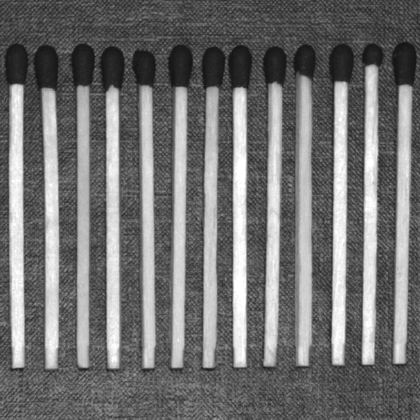
%> input picture 6º periodo/PDI/Lista6/matches.png, 420 x 420 px, shrunk from 600 x 600 before the run
$ octave --eval "result = Q2(imread('matches.png'));"   (GNU Octave 9; MATLAB toolbox functions it lacks are replaced by stand-ins)
%> lines starting %> are read from the running program, lines starting %| are printed output that depends on the picture; in (x1, y1, x2, y2) boxes, pixels count from 0 and x2, y2 are one past the last pixel; in counts of white or black regions, pixels touching at a corner belong together; the program's own positions count from 1
function T = Q2(i)
  id = im2double(i);
  [lin, col, ~] = size(i);
%> lin = 420; col = 420
  T = 0;
  for i = 1: lin
    for j =1: col
      T = T + id(i,j);
    endfor
  endfor
%> after the loop, T = 78016.3
  T = T/(lin * col);
%> T = 0.442

  contG1 = 0;
  contG2 = 0;
  G1 = 0;
  G2 = 0;
  Nt = 0;
  Kt = T;
%> Kt = 0.442
  do
    T = Kt;
      for i = 1: lin
        for j =1: col
          if T > id(i,j)
            contG1 = contG1 + 1;
            G1 = G1 + id(i,j);
          else
            contG2 = contG2 + 1;
            G2 = G2 + id(i,j);
          endif
        endfor
      endfor
    u1 = G1/contG1;
    u2 = G2/contG2;
    Nt = (u1 + u2) / 2;
    Kt = Nt;
  until ((Nt - T) < 0.0010)
%> this loop made 8 passes
%> (T, u1, u2, Nt, Kt) on passes 1 to 8: (0.442, 0.299, 0.759, 0.529, 0.529), (0.529, 0.304, 0.781, 0.543, 0.543), (0.543, 0.306, 0.791, 0.548, 0.548), (0.548, 0.308, 0.796, 0.552, 0.552), (0.552, 0.308, 0.799, 0.554, 0.554), (0.554, 0.309, 0.801, 0.555, 0.555), (0.555, 0.309, 0.803, 0.556, 0.556), (0.556, 0.31, 0.804, 0.557, 0.557)
%> after the loop, G1 = 319634.4; G2 = 304495.7; contG1 = 1032649; contG2 = 378551

  imshow(id > T);
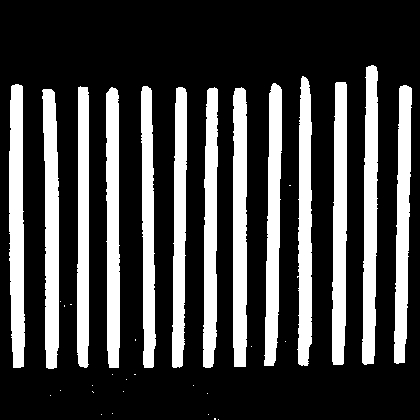
%> displayed picture: size 420x420 logical; 26% white; 35 white regions (22 under 20 px), largest, box (x1, y1, x2, y2) and area: (9, 84, 25, 368) 3803, (362, 65, 378, 365) 3776, (233, 87, 247, 367) 3773
%> `result = Q2(imread('matches.png'));`: result = 0.556
  return;
